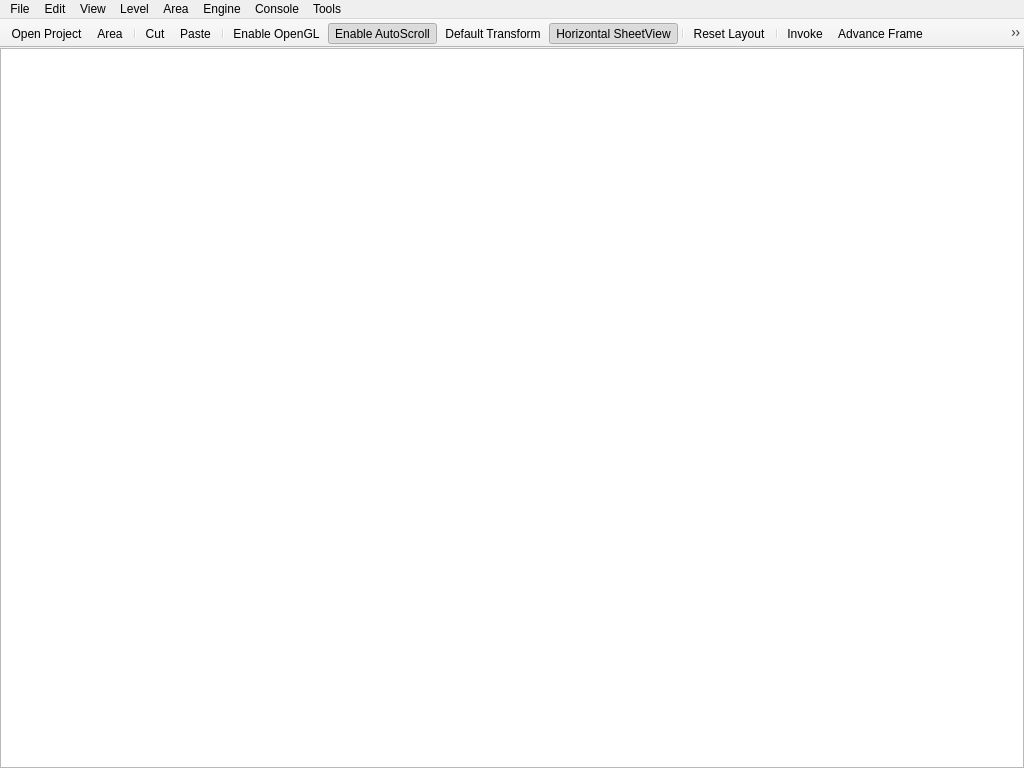
<?xml version="1.0" encoding="UTF-8"?>
<ui version="4.0">
 <class>ESToolkit</class>
 <widget class="QMainWindow" name="ESToolkit">
  <property name="geometry">
   <rect>
    <x>0</x>
    <y>0</y>
    <width>1024</width>
    <height>768</height>
   </rect>
  </property>
  <property name="windowTitle">
   <string>overwritten programmatically</string>
  </property>
  <property name="windowIcon">
   <iconset resource="../../resource/resource.qrc">
    <normaloff>:/estk/images/estk.ico</normaloff>:/estk/images/estk.ico</iconset>
  </property>
  <property name="accessibleName">
   <string>ESToolkit</string>
  </property>
  <property name="toolButtonStyle">
   <enum>Qt::ToolButtonFollowStyle</enum>
  </property>
  <property name="animated">
   <bool>false</bool>
  </property>
  <property name="tabShape">
   <enum>QTabWidget::Rounded</enum>
  </property>
  <property name="dockNestingEnabled">
   <bool>true</bool>
  </property>
  <property name="unifiedTitleAndToolBarOnMac">
   <bool>false</bool>
  </property>
  <widget class="QWidget" name="centralWidget">
   <property name="sizePolicy">
    <sizepolicy hsizetype="Expanding" vsizetype="Expanding">
     <horstretch>0</horstretch>
     <verstretch>0</verstretch>
    </sizepolicy>
   </property>
   <layout class="QGridLayout" name="gridLayout">
    <property name="leftMargin">
     <number>0</number>
    </property>
    <property name="topMargin">
     <number>0</number>
    </property>
    <property name="rightMargin">
     <number>0</number>
    </property>
    <property name="bottomMargin">
     <number>0</number>
    </property>
    <property name="spacing">
     <number>0</number>
    </property>
    <item row="1" column="0">
     <widget class="MapView" name="mapView">
      <property name="alignment">
       <set>Qt::AlignHCenter|Qt::AlignTop</set>
      </property>
     </widget>
    </item>
   </layout>
  </widget>
  <widget class="QMenuBar" name="menuBar">
   <property name="geometry">
    <rect>
     <x>0</x>
     <y>0</y>
     <width>1024</width>
     <height>22</height>
    </rect>
   </property>
   <widget class="QMenu" name="menuFile">
    <property name="enabled">
     <bool>true</bool>
    </property>
    <property name="title">
     <string>File</string>
    </property>
    <widget class="QMenu" name="menuOpen">
     <property name="title">
      <string>Open</string>
     </property>
     <addaction name="actionFileOpenProject"/>
     <addaction name="actionPrevious_Project"/>
    </widget>
    <widget class="QMenu" name="menuSave">
     <property name="title">
      <string>Save</string>
     </property>
     <addaction name="actionFileSaveCurrentArea"/>
    </widget>
    <widget class="QMenu" name="menuClose">
     <property name="title">
      <string>Close</string>
     </property>
     <addaction name="actionFileCloseProject"/>
    </widget>
    <widget class="QMenu" name="menuNew">
     <property name="title">
      <string>New</string>
     </property>
     <addaction name="actionFileNewLevel"/>
     <addaction name="actionFileNewArea"/>
    </widget>
    <widget class="QMenu" name="menuReload">
     <property name="title">
      <string>Reload</string>
     </property>
     <addaction name="actionReloadProject"/>
    </widget>
    <addaction name="menuNew"/>
    <addaction name="separator"/>
    <addaction name="menuOpen"/>
    <addaction name="menuClose"/>
    <addaction name="menuReload"/>
    <addaction name="separator"/>
    <addaction name="menuSave"/>
    <addaction name="separator"/>
    <addaction name="actionFileQuit"/>
   </widget>
   <widget class="QMenu" name="menuView">
    <property name="title">
     <string>View</string>
    </property>
    <widget class="QMenu" name="menuResolution">
     <property name="title">
      <string>Resolution</string>
     </property>
     <addaction name="action480p"/>
     <addaction name="action720p"/>
     <addaction name="actionDynamic"/>
    </widget>
    <widget class="QMenu" name="menuSheet_Texture">
     <property name="title">
      <string>Main Texture</string>
     </property>
     <addaction name="actionTilesheet"/>
     <addaction name="actionNormalsheet"/>
     <addaction name="actionSpecularsheet"/>
    </widget>
    <widget class="QMenu" name="menuActive_Textures">
     <property name="title">
      <string>Enable Textures</string>
     </property>
     <addaction name="actionTile_Map"/>
     <addaction name="actionNormal_Map"/>
     <addaction name="actionSpecular_Map"/>
    </widget>
    <widget class="QMenu" name="menuDynamic_Lighting">
     <property name="title">
      <string>Dynamic Lighting</string>
     </property>
     <addaction name="actionLights"/>
     <addaction name="actionShadows"/>
    </widget>
    <addaction name="actionAsset_View"/>
    <addaction name="actionLayer_View"/>
    <addaction name="actionSheet_View"/>
    <addaction name="actionHistory_View"/>
    <addaction name="actionSelection_View"/>
    <addaction name="actionEntity_View"/>
    <addaction name="separator"/>
    <addaction name="actionReset_Layout"/>
    <addaction name="separator"/>
    <addaction name="actionMap_Background"/>
    <addaction name="menuResolution"/>
    <addaction name="menuSheet_Texture"/>
    <addaction name="menuActive_Textures"/>
    <addaction name="actionHidden_Entities"/>
    <addaction name="separator"/>
    <addaction name="menuDynamic_Lighting"/>
    <addaction name="separator"/>
   </widget>
   <widget class="QMenu" name="menuLevel">
    <property name="enabled">
     <bool>true</bool>
    </property>
    <property name="title">
     <string>Level</string>
    </property>
    <widget class="QMenu" name="menuNormal_Maps">
     <property name="title">
      <string>Normal Maps</string>
     </property>
     <addaction name="actionScatter"/>
     <addaction name="actionGather"/>
    </widget>
    <widget class="QMenu" name="menuSpecular_Maps">
     <property name="title">
      <string>Specular Maps</string>
     </property>
     <addaction name="actionScatter_2"/>
     <addaction name="actionGather_2"/>
    </widget>
    <addaction name="actionReload_2"/>
    <addaction name="actionLevelRemove"/>
    <addaction name="actionLevelReloadSheets"/>
    <addaction name="menuNormal_Maps"/>
    <addaction name="menuSpecular_Maps"/>
    <addaction name="separator"/>
   </widget>
   <widget class="QMenu" name="menuArea">
    <property name="title">
     <string>Area</string>
    </property>
    <addaction name="actionAreaAddEntity"/>
    <addaction name="actionReload"/>
    <addaction name="actionAreaRemove"/>
    <addaction name="separator"/>
    <addaction name="actionScreenshot"/>
   </widget>
   <widget class="QMenu" name="menuEdit">
    <property name="enabled">
     <bool>true</bool>
    </property>
    <property name="title">
     <string>Edit</string>
    </property>
    <addaction name="actionUndo"/>
    <addaction name="actionRedo"/>
   </widget>
   <widget class="QMenu" name="menuEngine">
    <property name="title">
     <string>Engine</string>
    </property>
    <widget class="QMenu" name="menuSelect_Platform">
     <property name="title">
      <string>Select Platform</string>
     </property>
     <addaction name="actionNix"/>
     <addaction name="actionWindows"/>
     <addaction name="actionMac_OS_X"/>
     <addaction name="actionDreamcast"/>
     <addaction name="actionIPhone_iPad"/>
    </widget>
    <addaction name="actionInvoke"/>
    <addaction name="menuSelect_Platform"/>
    <addaction name="actionReload_Shaders"/>
    <addaction name="separator"/>
    <addaction name="actionEngine_Settings"/>
   </widget>
   <widget class="QMenu" name="menuConsole">
    <property name="title">
     <string>Console</string>
    </property>
    <addaction name="separator"/>
    <addaction name="actionClear"/>
    <addaction name="actionReset_Stack_Depth"/>
   </widget>
   <widget class="QMenu" name="menuTools">
    <property name="title">
     <string>Tools</string>
    </property>
    <addaction name="actionSheet_Manager"/>
    <addaction name="actionGitLab_Manager"/>
    <addaction name="actionPerformance_Monitor"/>
    <addaction name="actionDocumentation"/>
   </widget>
   <addaction name="menuFile"/>
   <addaction name="menuEdit"/>
   <addaction name="menuView"/>
   <addaction name="menuLevel"/>
   <addaction name="menuArea"/>
   <addaction name="menuEngine"/>
   <addaction name="menuConsole"/>
   <addaction name="menuTools"/>
  </widget>
  <widget class="QToolBar" name="mainToolBar">
   <property name="windowTitle">
    <string>ToolBar</string>
   </property>
   <property name="movable">
    <bool>false</bool>
   </property>
   <property name="floatable">
    <bool>false</bool>
   </property>
   <attribute name="toolBarArea">
    <enum>TopToolBarArea</enum>
   </attribute>
   <attribute name="toolBarBreak">
    <bool>false</bool>
   </attribute>
   <addaction name="actionFileOpenProject"/>
   <addaction name="actionFileSaveCurrentArea"/>
   <addaction name="separator"/>
   <addaction name="actionCut"/>
   <addaction name="actionPaste"/>
   <addaction name="separator"/>
   <addaction name="actionEnable_OpenGL"/>
   <addaction name="actionToggle_AutoScroll"/>
   <addaction name="actionDefault_Transform"/>
   <addaction name="actionHorizontal_SheetView"/>
   <addaction name="separator"/>
   <addaction name="actionReset_Layout"/>
   <addaction name="separator"/>
   <addaction name="actionInvoke"/>
   <addaction name="actionAdvance_Frame"/>
   <addaction name="actionManual_Camera"/>
   <addaction name="actionEnable_Audio"/>
  </widget>
  <action name="actionFileQuit">
   <property name="text">
    <string>Quit</string>
   </property>
   <property name="menuRole">
    <enum>QAction::NoRole</enum>
   </property>
  </action>
  <action name="actionLevelRemove">
   <property name="text">
    <string>Remove</string>
   </property>
   <property name="toolTip">
    <string>Remove Level</string>
   </property>
  </action>
  <action name="actionLevelReloadSheets">
   <property name="text">
    <string>Reload Sheets</string>
   </property>
  </action>
  <action name="actionAreaRemove">
   <property name="text">
    <string>Remove</string>
   </property>
   <property name="toolTip">
    <string>Remove Area</string>
   </property>
  </action>
  <action name="actionAreaAddEntity">
   <property name="text">
    <string>Add Entity</string>
   </property>
  </action>
  <action name="actionDebugViewLog">
   <property name="text">
    <string>View Log</string>
   </property>
   <property name="toolTip">
    <string>View Debug Log</string>
   </property>
   <property name="shortcut">
    <string>Ctrl+D</string>
   </property>
  </action>
  <action name="actionFileOpenProject">
   <property name="icon">
    <iconset resource="../../resource/resource.qrc">
     <normaloff>:/toolbar/images/openIcon.png</normaloff>
     <activeoff>:/toolbar/images/openIconColor.png</activeoff>:/toolbar/images/openIcon.png</iconset>
   </property>
   <property name="text">
    <string>Open Project...</string>
   </property>
   <property name="toolTip">
    <string>Open Project...</string>
   </property>
  </action>
  <action name="actionFileCloseProject">
   <property name="text">
    <string>Project</string>
   </property>
   <property name="toolTip">
    <string>Close Project</string>
   </property>
  </action>
  <action name="actionFileSaveCurrentProject">
   <property name="icon">
    <iconset resource="../../resource/resource.qrc">
     <normaloff>:/toolbar/images/saveIcon.png</normaloff>
     <activeoff>:/toolbar/images/saveIconColor.png</activeoff>:/toolbar/images/saveIcon.png</iconset>
   </property>
   <property name="text">
    <string>Project</string>
   </property>
   <property name="toolTip">
    <string>Save Project</string>
   </property>
  </action>
  <action name="actionFileSaveCurrentLevel">
   <property name="icon">
    <iconset resource="../../resource/resource.qrc">
     <normaloff>:/toolbar/images/saveIcon.png</normaloff>
     <activeoff>:/toolbar/images/saveIconColor.png</activeoff>:/toolbar/images/saveIcon.png</iconset>
   </property>
   <property name="text">
    <string>Level</string>
   </property>
   <property name="toolTip">
    <string>Save Level</string>
   </property>
  </action>
  <action name="actionFileSaveCurrentArea">
   <property name="icon">
    <iconset resource="../../resource/resource.qrc">
     <normaloff>:/toolbar/images/saveIcon.png</normaloff>
     <activeoff>:/toolbar/images/saveIconColor.png</activeoff>:/toolbar/images/saveIcon.png</iconset>
   </property>
   <property name="text">
    <string>Area</string>
   </property>
   <property name="toolTip">
    <string>Save Area</string>
   </property>
   <property name="shortcut">
    <string>Ctrl+S</string>
   </property>
  </action>
  <action name="actionEntityRemove">
   <property name="text">
    <string>Remove</string>
   </property>
   <property name="toolTip">
    <string>Remove Entity</string>
   </property>
  </action>
  <action name="actionEntityAttachAnimation">
   <property name="text">
    <string>Animation</string>
   </property>
   <property name="toolTip">
    <string>Attach Animation Component</string>
   </property>
  </action>
  <action name="actionEntityAttachCollidable">
   <property name="text">
    <string>Collidable</string>
   </property>
   <property name="toolTip">
    <string>Attach Collidable Component</string>
   </property>
  </action>
  <action name="actionEntityAttachWarp">
   <property name="text">
    <string>Warp</string>
   </property>
   <property name="toolTip">
    <string>Attach Warp Component</string>
   </property>
  </action>
  <action name="actionEntityAttachItem">
   <property name="text">
    <string>Item</string>
   </property>
   <property name="toolTip">
    <string>Attach Item Component</string>
   </property>
  </action>
  <action name="actionEntityAttachCharacter">
   <property name="text">
    <string>Character</string>
   </property>
   <property name="toolTip">
    <string>Attach Character Component</string>
   </property>
  </action>
  <action name="actionEntityAttachFriendly">
   <property name="text">
    <string>Friendly</string>
   </property>
   <property name="toolTip">
    <string>Attach Friendly Component</string>
   </property>
  </action>
  <action name="actionEntityAttachEnemy">
   <property name="text">
    <string>Enemy</string>
   </property>
   <property name="toolTip">
    <string>Attach Enemy Component</string>
   </property>
  </action>
  <action name="actionEntityRemoveAnimation">
   <property name="text">
    <string>Animation</string>
   </property>
   <property name="toolTip">
    <string>Remove Animation Component</string>
   </property>
  </action>
  <action name="actionEntityRemoveCollidable">
   <property name="text">
    <string>Collidable</string>
   </property>
   <property name="toolTip">
    <string>Remove Collidable Component</string>
   </property>
  </action>
  <action name="actionEntityRemoveWarp">
   <property name="text">
    <string>Warp</string>
   </property>
   <property name="toolTip">
    <string>Remove Warp Component</string>
   </property>
  </action>
  <action name="actionEntityRemoveItem">
   <property name="text">
    <string>Item</string>
   </property>
   <property name="toolTip">
    <string>Remove Item Component</string>
   </property>
  </action>
  <action name="actionEntityRemoveCharacter">
   <property name="text">
    <string>Character</string>
   </property>
   <property name="toolTip">
    <string>Remove Character Component</string>
   </property>
  </action>
  <action name="actionEntityRemoveFriendly">
   <property name="text">
    <string>Friendly</string>
   </property>
   <property name="toolTip">
    <string>Remove Friendly Component</string>
   </property>
  </action>
  <action name="actionEntityRemoveEnemy">
   <property name="text">
    <string>Enemy</string>
   </property>
   <property name="toolTip">
    <string>Remove Enemy Component</string>
   </property>
  </action>
  <action name="actionUndo">
   <property name="text">
    <string>Undo</string>
   </property>
   <property name="shortcut">
    <string>Ctrl+Z</string>
   </property>
  </action>
  <action name="actionRedo">
   <property name="text">
    <string>Redo</string>
   </property>
   <property name="shortcut">
    <string>Ctrl+Y</string>
   </property>
  </action>
  <action name="actionEntityAttachRenderable">
   <property name="text">
    <string>Renderable</string>
   </property>
   <property name="toolTip">
    <string>Attach Renderable Component</string>
   </property>
  </action>
  <action name="actionEntityRemoveRenderable">
   <property name="text">
    <string>Renderable</string>
   </property>
   <property name="toolTip">
    <string>Remove Renderable Component</string>
   </property>
  </action>
  <action name="actionFileNewLevel">
   <property name="text">
    <string>Level...</string>
   </property>
   <property name="toolTip">
    <string>New Level...</string>
   </property>
  </action>
  <action name="actionFileNewArea">
   <property name="text">
    <string>Area...</string>
   </property>
   <property name="toolTip">
    <string>New Area...</string>
   </property>
  </action>
  <action name="actionInvoke">
   <property name="checkable">
    <bool>true</bool>
   </property>
   <property name="icon">
    <iconset resource="../../resource/resource.qrc">
     <normaloff>:/toolbar/images/invokeIcon.png</normaloff>
     <normalon>:/toolbar/images/stopIcon.png</normalon>
     <activeoff>:/toolbar/images/invokeIconColor.png</activeoff>:/toolbar/images/invokeIcon.png</iconset>
   </property>
   <property name="text">
    <string>Invoke...</string>
   </property>
   <property name="toolTip">
    <string>Play current level</string>
   </property>
  </action>
  <action name="actionNix">
   <property name="checkable">
    <bool>true</bool>
   </property>
   <property name="icon">
    <iconset resource="../../resource/resource.qrc">
     <normaloff>:/toolbar/images/unixIcon.png</normaloff>:/toolbar/images/unixIcon.png</iconset>
   </property>
   <property name="text">
    <string>Nix</string>
   </property>
  </action>
  <action name="actionWindows">
   <property name="checkable">
    <bool>true</bool>
   </property>
   <property name="icon">
    <iconset resource="../../resource/resource.qrc">
     <normaloff>:/toolbar/images/windowsIcon.png</normaloff>:/toolbar/images/windowsIcon.png</iconset>
   </property>
   <property name="text">
    <string>Windows</string>
   </property>
  </action>
  <action name="actionMac_OS_X">
   <property name="checkable">
    <bool>true</bool>
   </property>
   <property name="icon">
    <iconset resource="../../resource/resource.qrc">
     <normaloff>:/toolbar/images/macIcon.png</normaloff>:/toolbar/images/macIcon.png</iconset>
   </property>
   <property name="text">
    <string>Mac OS X</string>
   </property>
  </action>
  <action name="actionDreamcast">
   <property name="checkable">
    <bool>true</bool>
   </property>
   <property name="icon">
    <iconset resource="../../resource/resource.qrc">
     <normaloff>:/toolbar/images/dreamcastIcon.png</normaloff>:/toolbar/images/dreamcastIcon.png</iconset>
   </property>
   <property name="text">
    <string>Dreamcast</string>
   </property>
  </action>
  <action name="actionIPhone_iPad">
   <property name="checkable">
    <bool>true</bool>
   </property>
   <property name="icon">
    <iconset resource="../../resource/resource.qrc">
     <normaloff>:/toolbar/images/macIcon.png</normaloff>:/toolbar/images/macIcon.png</iconset>
   </property>
   <property name="text">
    <string>iPhone/iPad</string>
   </property>
  </action>
  <action name="actionPan">
   <property name="checkable">
    <bool>true</bool>
   </property>
   <property name="icon">
    <iconset resource="../../resource/resource.qrc">
     <normaloff>:/toolbar/images/panIcon.png</normaloff>
     <activeoff>:/toolbar/images/panIconColor.png</activeoff>:/toolbar/images/panIcon.png</iconset>
   </property>
   <property name="text">
    <string>Pan</string>
   </property>
   <property name="toolTip">
    <string>Pan</string>
   </property>
   <property name="shortcut">
    <string>P</string>
   </property>
  </action>
  <action name="actionZoom">
   <property name="checkable">
    <bool>true</bool>
   </property>
   <property name="icon">
    <iconset resource="../../resource/resource.qrc">
     <normaloff>:/toolbar/images/zoomIcon.png</normaloff>
     <activeoff>:/toolbar/images/zoomIconColor.png</activeoff>:/toolbar/images/zoomIcon.png</iconset>
   </property>
   <property name="text">
    <string>Zoom</string>
   </property>
   <property name="toolTip">
    <string>Zoom</string>
   </property>
   <property name="shortcut">
    <string>Z</string>
   </property>
  </action>
  <action name="actionEnable_OpenGL">
   <property name="checkable">
    <bool>true</bool>
   </property>
   <property name="icon">
    <iconset resource="../../resource/resource.qrc">
     <normaloff>:/toolbar/images/openGLIcon.png</normaloff>
     <activeoff>:/toolbar/images/openGLIconColor.png</activeoff>:/toolbar/images/openGLIcon.png</iconset>
   </property>
   <property name="text">
    <string>Enable OpenGL</string>
   </property>
   <property name="toolTip">
    <string>Enable OpenGL</string>
   </property>
  </action>
  <action name="actionReset_Layout">
   <property name="icon">
    <iconset resource="../../resource/resource.qrc">
     <normaloff>:/toolbar/images/resetLayoutIcon.png</normaloff>
     <activeoff>:/toolbar/images/resetLayoutIconColor.png</activeoff>:/toolbar/images/resetLayoutIcon.png</iconset>
   </property>
   <property name="text">
    <string>Reset Layout</string>
   </property>
   <property name="toolTip">
    <string>Reset Layout</string>
   </property>
  </action>
  <action name="actionSelect">
   <property name="checkable">
    <bool>true</bool>
   </property>
   <property name="icon">
    <iconset resource="../../resource/resource.qrc">
     <normaloff>:/toolbar/images/selectIcon.png</normaloff>
     <activeoff>:/toolbar/images/selectIconColor.png</activeoff>:/toolbar/images/selectIcon.png</iconset>
   </property>
   <property name="text">
    <string>Select</string>
   </property>
   <property name="toolTip">
    <string>Select</string>
   </property>
   <property name="shortcut">
    <string>S</string>
   </property>
  </action>
  <action name="actionAsset_View">
   <property name="checkable">
    <bool>true</bool>
   </property>
   <property name="text">
    <string>Asset View</string>
   </property>
   <property name="toolTip">
    <string>Asset View</string>
   </property>
  </action>
  <action name="actionEntity_View">
   <property name="checkable">
    <bool>true</bool>
   </property>
   <property name="text">
    <string>Entity View</string>
   </property>
   <property name="toolTip">
    <string>Entity View</string>
   </property>
  </action>
  <action name="actionLayer_View">
   <property name="checkable">
    <bool>true</bool>
   </property>
   <property name="text">
    <string>Layer View</string>
   </property>
   <property name="toolTip">
    <string>Layer View</string>
   </property>
  </action>
  <action name="actionSelection_View">
   <property name="checkable">
    <bool>true</bool>
   </property>
   <property name="text">
    <string>Selection View</string>
   </property>
   <property name="toolTip">
    <string>Selection View</string>
   </property>
  </action>
  <action name="actionSheet_View">
   <property name="checkable">
    <bool>true</bool>
   </property>
   <property name="text">
    <string>Sheet View</string>
   </property>
   <property name="toolTip">
    <string>Sheet View</string>
   </property>
   <property name="shortcut">
    <string>Space</string>
   </property>
  </action>
  <action name="actionHistory_View">
   <property name="checkable">
    <bool>true</bool>
   </property>
   <property name="text">
    <string>History View</string>
   </property>
  </action>
  <action name="actionCut">
   <property name="icon">
    <iconset resource="../../resource/resource.qrc">
     <normaloff>:/toolbar/images/cutIcon.png</normaloff>
     <activeoff>:/toolbar/images/cutIconColor.png</activeoff>:/toolbar/images/cutIcon.png</iconset>
   </property>
   <property name="text">
    <string>Cut</string>
   </property>
   <property name="toolTip">
    <string>Cut</string>
   </property>
   <property name="shortcut">
    <string>Ctrl+X</string>
   </property>
  </action>
  <action name="actionPaste">
   <property name="icon">
    <iconset resource="../../resource/resource.qrc">
     <normaloff>:/toolbar/images/pasteIcon.png</normaloff>
     <activeoff>:/toolbar/images/pasteIconColor.png</activeoff>:/toolbar/images/pasteIcon.png</iconset>
   </property>
   <property name="text">
    <string>Paste</string>
   </property>
   <property name="toolTip">
    <string>Paste</string>
   </property>
   <property name="shortcut">
    <string>Ctrl+V</string>
   </property>
  </action>
  <action name="actionDefault_Transform">
   <property name="icon">
    <iconset resource="../../resource/resource.qrc">
     <normaloff>:/toolbar/images/default-transform.png</normaloff>
     <activeoff>:/toolbar/images/default-transform-color.png</activeoff>:/toolbar/images/default-transform.png</iconset>
   </property>
   <property name="text">
    <string>Default Transform</string>
   </property>
   <property name="toolTip">
    <string>Default Transform</string>
   </property>
  </action>
  <action name="actionToggle_AutoScroll">
   <property name="checkable">
    <bool>true</bool>
   </property>
   <property name="checked">
    <bool>true</bool>
   </property>
   <property name="icon">
    <iconset resource="../../resource/resource.qrc">
     <normaloff>:/toolbar/images/toggle-autoscroll.png</normaloff>
     <activeoff>:/toolbar/images/toggle-autoscroll-color.png</activeoff>:/toolbar/images/toggle-autoscroll.png</iconset>
   </property>
   <property name="text">
    <string>Enable AutoScroll</string>
   </property>
   <property name="toolTip">
    <string>Enable/Disable AutoScroll</string>
   </property>
  </action>
  <action name="actionActionSecret">
   <property name="icon">
    <iconset resource="../../resource/resource.qrc">
     <normaloff>:/toolbar/images/sheet-manager.png</normaloff>
     <activeoff>:/toolbar/images/sheet-manager-color.png</activeoff>:/toolbar/images/sheet-manager.png</iconset>
   </property>
   <property name="text">
    <string>Sheet Manager...</string>
   </property>
   <property name="toolTip">
    <string>Sheet Manager...</string>
   </property>
  </action>
  <action name="actionEngine_Settings">
   <property name="text">
    <string>Tools Settings</string>
   </property>
  </action>
  <action name="actionToggle_SheetView_Solidity">
   <property name="checkable">
    <bool>true</bool>
   </property>
   <property name="text">
    <string>Sheet View Solidity</string>
   </property>
  </action>
  <action name="actionMap_View_Solidity">
   <property name="checkable">
    <bool>true</bool>
   </property>
   <property name="text">
    <string>Map View Solidity</string>
   </property>
  </action>
  <action name="actionIndeces">
   <property name="checkable">
    <bool>true</bool>
   </property>
   <property name="text">
    <string>Index</string>
   </property>
  </action>
  <action name="actionFlip_Rotation">
   <property name="checkable">
    <bool>true</bool>
   </property>
   <property name="text">
    <string>Orientation</string>
   </property>
  </action>
  <action name="actionComing_Soon">
   <property name="enabled">
    <bool>true</bool>
   </property>
   <property name="text">
    <string>Solidity</string>
   </property>
  </action>
  <action name="actionElevation_2">
   <property name="text">
    <string>Elevation.</string>
   </property>
  </action>
  <action name="actionComing_Soon_2">
   <property name="enabled">
    <bool>false</bool>
   </property>
   <property name="text">
    <string>Coming Soon...</string>
   </property>
  </action>
  <action name="actionElevation">
   <property name="checkable">
    <bool>true</bool>
   </property>
   <property name="text">
    <string>Elevation</string>
   </property>
  </action>
  <action name="actionSolidity">
   <property name="checkable">
    <bool>true</bool>
   </property>
   <property name="text">
    <string>Solidity</string>
   </property>
  </action>
  <action name="actionZ_Transitional">
   <property name="checkable">
    <bool>true</bool>
   </property>
   <property name="text">
    <string>Z Transitional</string>
   </property>
  </action>
  <action name="actionHorizontal_SheetView">
   <property name="checkable">
    <bool>true</bool>
   </property>
   <property name="checked">
    <bool>true</bool>
   </property>
   <property name="icon">
    <iconset resource="../../resource/resource.qrc">
     <normaloff>:/toolbar/images/sheet-view-ratio.png</normaloff>
     <activeoff>:/toolbar/images/sheet-view-ratio-color.png</activeoff>:/toolbar/images/sheet-view-ratio.png</iconset>
   </property>
   <property name="text">
    <string>Horizontal SheetView</string>
   </property>
   <property name="toolTip">
    <string>Change Horizontal/Vertical SheetView Perspective</string>
   </property>
  </action>
  <action name="actionScreenshot">
   <property name="text">
    <string>Dump to PNG</string>
   </property>
  </action>
  <action name="actionScatter">
   <property name="text">
    <string>Scatter</string>
   </property>
  </action>
  <action name="actionGather">
   <property name="text">
    <string>Gather</string>
   </property>
  </action>
  <action name="actionScatter_2">
   <property name="text">
    <string>Scatter</string>
   </property>
  </action>
  <action name="actionGather_2">
   <property name="text">
    <string>Gather</string>
   </property>
  </action>
  <action name="actionPrevious_Project">
   <property name="text">
    <string>Previous Project</string>
   </property>
   <property name="shortcut">
    <string>Ctrl+O</string>
   </property>
  </action>
  <action name="actionAdvance_Frame">
   <property name="icon">
    <iconset resource="../../resource/resource.qrc">
     <normaloff>:/toolbar/images/advanceFrameIcon.png</normaloff>:/toolbar/images/advanceFrameIcon.png</iconset>
   </property>
   <property name="text">
    <string>Advance Frame</string>
   </property>
   <property name="toolTip">
    <string>Run engine's next frame</string>
   </property>
   <property name="shortcut">
    <string>Ctrl+R</string>
   </property>
  </action>
  <action name="actionClear">
   <property name="text">
    <string>Clear</string>
   </property>
  </action>
  <action name="actionMap_Background">
   <property name="checkable">
    <bool>true</bool>
   </property>
   <property name="text">
    <string>Map Background</string>
   </property>
  </action>
  <action name="action480p">
   <property name="checkable">
    <bool>true</bool>
   </property>
   <property name="text">
    <string>480p</string>
   </property>
  </action>
  <action name="action720p">
   <property name="checkable">
    <bool>true</bool>
   </property>
   <property name="text">
    <string>720p</string>
   </property>
  </action>
  <action name="actionDynamic">
   <property name="checkable">
    <bool>true</bool>
   </property>
   <property name="text">
    <string>Dynamic</string>
   </property>
  </action>
  <action name="actionReload_Shaders">
   <property name="text">
    <string>Reload Shaders</string>
   </property>
  </action>
  <action name="actionTilesheet">
   <property name="checkable">
    <bool>true</bool>
   </property>
   <property name="checked">
    <bool>true</bool>
   </property>
   <property name="enabled">
    <bool>false</bool>
   </property>
   <property name="text">
    <string>Texture Map</string>
   </property>
  </action>
  <action name="actionNormalsheet">
   <property name="checkable">
    <bool>true</bool>
   </property>
   <property name="text">
    <string>Normal Map</string>
   </property>
  </action>
  <action name="actionSpecularsheet">
   <property name="checkable">
    <bool>true</bool>
   </property>
   <property name="text">
    <string>Specular Map</string>
   </property>
  </action>
  <action name="actionTile_Map">
   <property name="checkable">
    <bool>true</bool>
   </property>
   <property name="checked">
    <bool>true</bool>
   </property>
   <property name="text">
    <string>Texture Map</string>
   </property>
  </action>
  <action name="actionNormal_Map">
   <property name="checkable">
    <bool>true</bool>
   </property>
   <property name="checked">
    <bool>true</bool>
   </property>
   <property name="text">
    <string>Normal Map</string>
   </property>
  </action>
  <action name="actionSpecular_Map">
   <property name="checkable">
    <bool>true</bool>
   </property>
   <property name="checked">
    <bool>true</bool>
   </property>
   <property name="text">
    <string>Specular Map</string>
   </property>
  </action>
  <action name="actionHidden_Entities">
   <property name="checkable">
    <bool>true</bool>
   </property>
   <property name="text">
    <string>Hidden Entities</string>
   </property>
  </action>
  <action name="actionReload">
   <property name="text">
    <string>Reload</string>
   </property>
  </action>
  <action name="actionReload_2">
   <property name="text">
    <string>Reload</string>
   </property>
  </action>
  <action name="actionShadows">
   <property name="checkable">
    <bool>true</bool>
   </property>
   <property name="checked">
    <bool>true</bool>
   </property>
   <property name="text">
    <string>Shadows</string>
   </property>
  </action>
  <action name="actionLights">
   <property name="checkable">
    <bool>true</bool>
   </property>
   <property name="checked">
    <bool>true</bool>
   </property>
   <property name="text">
    <string>Lights</string>
   </property>
  </action>
  <action name="actionManual_Camera">
   <property name="checkable">
    <bool>true</bool>
   </property>
   <property name="icon">
    <iconset resource="../../resource/resource.qrc">
     <normaloff>:/toolbar/images/camera.png</normaloff>:/toolbar/images/camera.png</iconset>
   </property>
   <property name="text">
    <string>Manual Camera</string>
   </property>
   <property name="toolTip">
    <string>Manual Camera Control</string>
   </property>
  </action>
  <action name="actionEnable_Audio">
   <property name="checkable">
    <bool>true</bool>
   </property>
   <property name="icon">
    <iconset>
     <normalon>:/toolbar/images/audio.png</normalon>
    </iconset>
   </property>
   <property name="text">
    <string>Enable Audio</string>
   </property>
   <property name="toolTip">
    <string>Enable/Disable Audio</string>
   </property>
  </action>
  <action name="actionReloadProject">
   <property name="text">
    <string>Project</string>
   </property>
   <property name="shortcut">
    <string>Ctrl+R</string>
   </property>
  </action>
  <action name="actionDocumentation">
   <property name="text">
    <string>User Manual</string>
   </property>
  </action>
  <action name="actionGitLab_Manager">
   <property name="text">
    <string>GitLab Manager</string>
   </property>
  </action>
  <action name="actionSheet_Manager">
   <property name="text">
    <string>Sheet Manager</string>
   </property>
  </action>
  <action name="actionPerformance_Monitor">
   <property name="text">
    <string>Performance Monitor</string>
   </property>
  </action>
  <action name="actionLibGyroVerbose">
   <property name="checkable">
    <bool>true</bool>
   </property>
   <property name="checked">
    <bool>false</bool>
   </property>
   <property name="text">
    <string>Verbose</string>
   </property>
  </action>
  <action name="actionLibGyroWarning">
   <property name="checkable">
    <bool>true</bool>
   </property>
   <property name="checked">
    <bool>false</bool>
   </property>
   <property name="text">
    <string>Warning</string>
   </property>
  </action>
  <action name="actionLibGyroError">
   <property name="checkable">
    <bool>true</bool>
   </property>
   <property name="checked">
    <bool>false</bool>
   </property>
   <property name="text">
    <string>Error</string>
   </property>
  </action>
  <action name="actionEngineVerbose">
   <property name="checkable">
    <bool>true</bool>
   </property>
   <property name="text">
    <string>Verbose</string>
   </property>
  </action>
  <action name="actionEngineWarning">
   <property name="checkable">
    <bool>true</bool>
   </property>
   <property name="text">
    <string>Warning</string>
   </property>
  </action>
  <action name="actionEngineError">
   <property name="checkable">
    <bool>true</bool>
   </property>
   <property name="text">
    <string>Error</string>
   </property>
  </action>
  <action name="actionToolkitVerbose">
   <property name="checkable">
    <bool>true</bool>
   </property>
   <property name="text">
    <string>Verbose</string>
   </property>
  </action>
  <action name="actionToolkitWarning">
   <property name="checkable">
    <bool>true</bool>
   </property>
   <property name="text">
    <string>Warning</string>
   </property>
  </action>
  <action name="actionToolkitError">
   <property name="checkable">
    <bool>true</bool>
   </property>
   <property name="text">
    <string>Error</string>
   </property>
  </action>
  <action name="actionQtVerbose">
   <property name="checkable">
    <bool>true</bool>
   </property>
   <property name="text">
    <string>Verbose</string>
   </property>
  </action>
  <action name="actionQtWarning">
   <property name="checkable">
    <bool>true</bool>
   </property>
   <property name="text">
    <string>Warning</string>
   </property>
  </action>
  <action name="actionQtError">
   <property name="checkable">
    <bool>true</bool>
   </property>
   <property name="text">
    <string>Error</string>
   </property>
  </action>
  <action name="actionOpenGLVerbose">
   <property name="checkable">
    <bool>true</bool>
   </property>
   <property name="text">
    <string>Verbose</string>
   </property>
  </action>
  <action name="actionOpenGLWarning">
   <property name="checkable">
    <bool>true</bool>
   </property>
   <property name="text">
    <string>Warning</string>
   </property>
  </action>
  <action name="actionOpenGLError">
   <property name="checkable">
    <bool>true</bool>
   </property>
   <property name="text">
    <string>Error</string>
   </property>
  </action>
  <action name="actionLuaVerbose">
   <property name="checkable">
    <bool>true</bool>
   </property>
   <property name="text">
    <string>Verbose</string>
   </property>
  </action>
  <action name="actionLuaWarning">
   <property name="checkable">
    <bool>true</bool>
   </property>
   <property name="text">
    <string>Warning</string>
   </property>
  </action>
  <action name="actionLuaError">
   <property name="checkable">
    <bool>true</bool>
   </property>
   <property name="text">
    <string>Error</string>
   </property>
  </action>
  <action name="actionCommandsVerbose">
   <property name="checkable">
    <bool>true</bool>
   </property>
   <property name="text">
    <string>Verbose</string>
   </property>
  </action>
  <action name="actionCommandsWarning">
   <property name="checkable">
    <bool>true</bool>
   </property>
   <property name="text">
    <string>Warning</string>
   </property>
  </action>
  <action name="actionCommandsError">
   <property name="checkable">
    <bool>true</bool>
   </property>
   <property name="text">
    <string>Error</string>
   </property>
  </action>
  <action name="actionReset_Stack_Depth">
   <property name="text">
    <string>Reset Stack Depth</string>
   </property>
  </action>
 </widget>
 <layoutdefault spacing="6" margin="11"/>
 <customwidgets>
  <customwidget>
   <class>MapView</class>
   <extends>QGraphicsView</extends>
   <header location="global">tk_map_view.h</header>
  </customwidget>
 </customwidgets>
 <resources>
  <include location="../../resource/resource.qrc"/>
 </resources>
 <connections/>
 <slots>
  <slot>newProject()</slot>
 </slots>
</ui>
